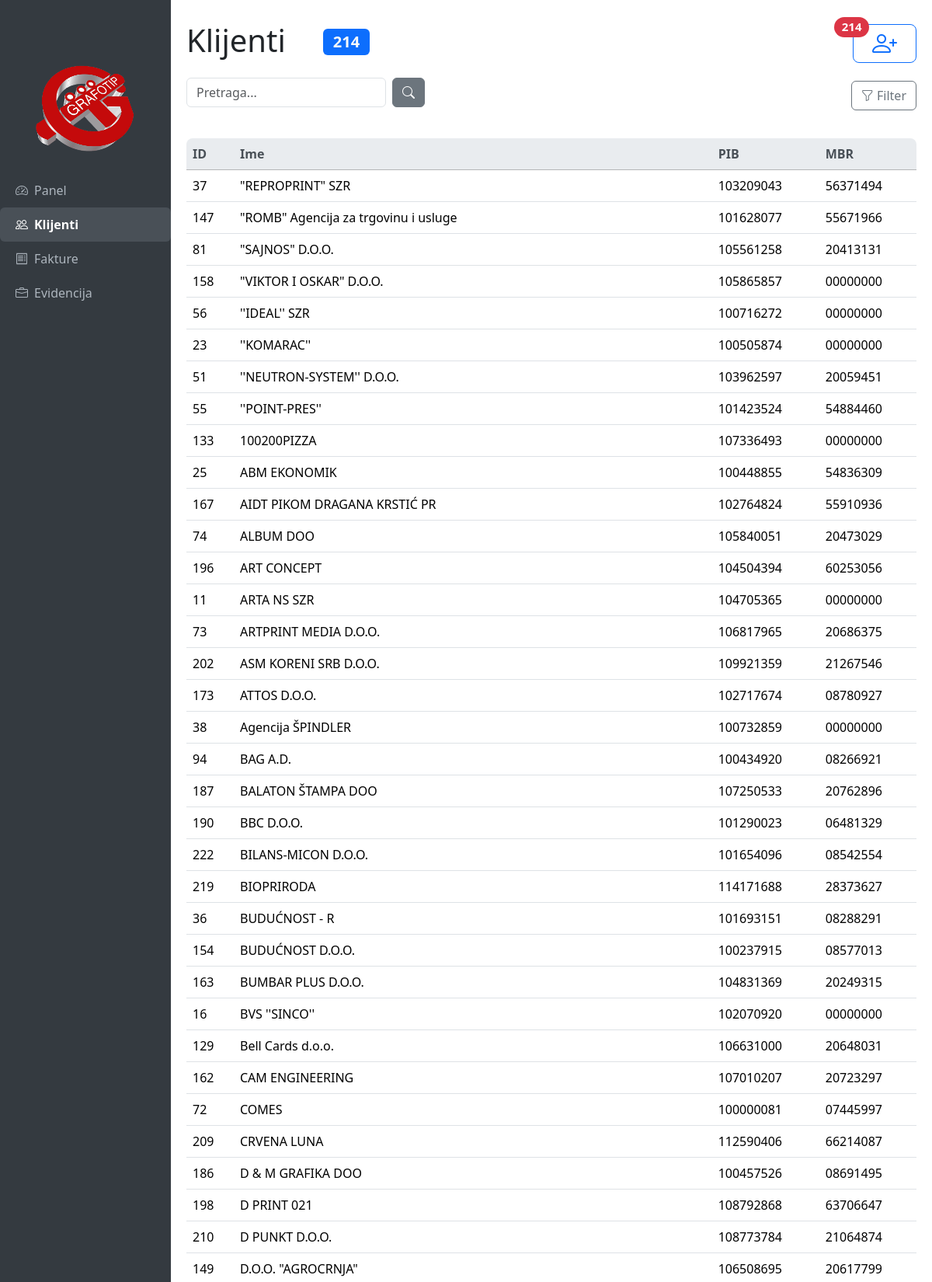
Screenshot of /clients/ (signed in, upper part) with the database file from the repository.
### gtbook/models.py (models this page shows, shortened)
class Client(models.Model):
    ime = models.CharField(max_length=200)       # naziv klijenta
    pib = models.CharField(
        max_length=9,
        validators=[RegexValidator(r'^\d{9}$', 'PIB mora imati tačno 9 cifara.')]
    )
    mbr = models.CharField(
        max_length=8,
        validators=[RegexValidator(r'^\d{8}$', 'MBR mora imati tačno 8 cifara.')]
    )
    jbkjs = models.CharField(
        max_length=5,
        blank=True,
        null=True,
        validators=[RegexValidator(r'^\d{5}$', 'JBKJS mora imati tačno 5 cifara.')]
    )
    adresa = models.CharField(max_length=255)#, default=0)
    mesto = models.ForeignKey(Mesto, on_delete=models.SET_NULL, null=True, blank=True) # linked to lookup table
    kontakt = models.CharField(max_length=100, blank=True, null=True)
    email = models.EmailField(blank=True, null=True)
    telefon = models.CharField(max_length=100, blank=True, null=True)
    tekuci = models.CharField(max_length=100, blank=True, null=True)  # racun u banci
    website = models.URLField(blank=True, null=True)
    defcode = models.IntegerField(default=17) # 5-bitni bitmask za kupac/dobavljac/sef/crf/aktivan <- default kupac-aktivan

### gtbook/views.py (the view, shortened to what this page needs)
# urls.py: path('clients/', views.clients_list, name='clients_list'),
@login_required
def clients_list(request):
    sort = request.GET.get("sort", "ime")
    order = request.GET.get("order", "asc")
    search = request.GET.get("search", "")
    defcom_filters = request.GET.getlist("defcom")
    allowed = ["id", "ime", "pib", "mbr"] #, "jbkjs", "adresa", "mesto"]
    if sort not in allowed:
        sort = "ime"
    sort_prefix = "-" if order == "desc" else ""
    clients = Client.objects.all()
    clients = clients.order_by(f"{sort_prefix}{sort}")
    if defcom_filters:
        bits = [int(f) for f in defcom_filters if f.isdigit()]
        clients = [c for c in clients if all(c.defcode & b for b in bits)] # AND logic
    for client in clients:
        client.defcode_options = []
        for bit, label in DEF_OPT:
            if client.defcode & bit:
                client.defcode_options.append(label)
    sortable_columns = [
        ("id", "ID"),
        ("ime", "Ime"),
        ("pib", "PIB"),
        ("mbr", "MBR"),
    ]
    return render(request, "clients_list.html", {
        "clients": clients,
        "sort": sort,
        "order": order,
        "sortable_columns": sortable_columns,
        "search": search,
        "defcom_filters": defcom_filters,
        "def_opt": DEF_OPT,
    })

### gtbook/models.py (called while the page is built)
    def __str__(self):
        return f"{self.grad} ({self.post_code})"

### gtbook/templates/clients_list.html (shortened to what this page needs)
{% extends "base.html" %}
{% block content %}
<div class="content d-flex flex-column" style="height: 100vh; min-height: 0;">
    <div class="sticky-header mb-2">
        <div class="d-flex justify-content-between align-items-center mb-3">
            <h1 class="d-flex align-items-center">
                Klijenti
                <span id="visibleCountBadge" class="badge bg-primary text-light ms-5 fs-5 mt-1">
                    {{ clients|length }}
                </span>
            </h1>
            <a href="{% url 'client_add' %}" class="btn btn-outline-primary btn-lg px-4 py-0 position-relative"
                data-bs-toggle="tooltip" data-bs-placement="bottom" title="Dodaj novog klijenta">
                <i class="bi bi-person-plus" style="font-size: 2rem;"></i>
                <span class="position-absolute badge rounded-pill bg-danger" style="top: -10px; left: -25px;">
                    {{ clients|length }}
                </span>
            </a>
        </div>
        <div class="d-flex justify-content-between align-items-center mb-2">
            <form id="clientSearchForm" method="get" class="mb-3 d-flex" style="max-width: 400px;">
                <input type="text" id="clientSearchInput" name="search" value="{{ search }}" class="form-control me-2" placeholder="Pretraga...">
                <button type="submit" class="btn btn-secondary">
                    <i class="bi bi-search"></i>
                </button>
            </form>
            <button id="defcomToggleBtn" class="btn btn-outline-secondary mb-2" type="button">
                <i class="bi bi-funnel"></i> Filter
            </button>
        </div>
    </div>
    <div class="flex-grow-1 d-flex flex-column" style="min-height:0;">
        <div class="table-responsive flex-grow-1" style="overflow-y:auto; min-height:0;">
            <table class="table table-hover align-middle shadow-sm mb-0">
                <thead class="table-secondary">
                    <tr>
                        {% for col, label in sortable_columns %}
                            <th style="position: sticky; top:0; background:#e9ecef; z-index:10;"
                                class="sortable text-dark text-decoration-none"
                                data-column="{{ col }}">
                                    {{ label }}
                            </th>
                        {% endfor %}
                    </tr>
                </thead>
                <tbody>
                    {% for client in clients %}
                    <tr class="client-row"
                        data-id="{{ client.id }}"
                        data-name="{{ client.ime }}"
                        data-pib="{{ client.pib }}"
                        data-mbr="{{ client.mbr }}"
                        data-jbkjs="{{ client.jbkjs|default:'' }}"
                        data-adresa="{{ client.adresa }}"
                        {% comment %} data-postbr="{{ client.postbr|default:'' }}" {% endcomment %}
                        data-mesto="{{ client.mesto|default:'' }}"
                        data-email="{{ client.email|default:'' }}"
                        data-kontakt="{{ client.kontakt|default:'' }}"
                        data-telefon="{{ client.telefon|default:'' }}"
                        data-website="{{ client.website|default:'' }}"
                        data-tekuci="{{ client.tekuci|default:'' }}"
                        data-defcode-options="{{ client.defcode_options|join:', ' }}"
                        data-defcode="{{ client.defcode }}">
                        <td>{{ client.id }}</td>
                        <td class="client-name" style="cursor:pointer;">{{ client.ime }}</td>
                        <td>{{ client.pib }}</td>
                        <td>{{ client.mbr }}</td>
                    </tr>
                    {% empty %}
                    <tr>
                        <td colspan="9" class="text-center">Nema pronađenih klijenata.</td>
                    </tr>
                    {% endfor %}
                </tbody>
            </table>
        </div>
    </div>
</div>
{% endblock %}

### gtbook/templates/clients_list.html (style rules this page uses)
.table-responsive { border-radius: 0.5rem; overflow: hidden; }
.table thead th { background-color: #e9ecef; color: #495057 !important; font-weight: 600; }
.table td, .table th { vertical-align: middle; }
.client-row { cursor: pointer; transition: background-color 0.2s ease; }

### rows the page displays
Client: id "37", ime "\"REPROPRINT\" SZR", pib "103209043", mbr "56371494"
Client: id "147", ime "\"ROMB\" Agencija za trgovinu i usluge", pib "101628077", mbr "55671966"
Client: id "81", ime "\"SAJNOS\" D.O.O.", pib "105561258", mbr "20413131"
Client: id "158", ime "\"VIKTOR I OSKAR\" D.O.O.", pib "105865857", mbr "00000000"
Client: id "56", ime "''IDEAL'' SZR", pib "100716272", mbr "00000000"
Client: id "23", ime "''KOMARAC''", pib "100505874", mbr "00000000"
Client: id "51", ime "''NEUTRON-SYSTEM'' D.O.O.", pib "103962597", mbr "20059451"
Client: id "55", ime "''POINT-PRES''", pib "101423524", mbr "54884460"
Client: id "133", ime "100200PIZZA", pib "107336493", mbr "00000000"
Client: id "25", ime "ABM EKONOMIK", pib "100448855", mbr "54836309"
Client: id "167", ime "AIDT PIKOM DRAGANA KRSTIĆ PR", pib "102764824", mbr "55910936"
Client: id "74", ime "ALBUM DOO", pib "105840051", mbr "20473029"
Client: id "196", ime "ART CONCEPT", pib "104504394", mbr "60253056"
Client: id "11", ime "ARTA NS SZR", pib "104705365", mbr "00000000"
Client: id "73", ime "ARTPRINT MEDIA D.O.O.", pib "106817965", mbr "20686375"
Client: id "202", ime "ASM KORENI SRB D.O.O.", pib "109921359", mbr "21267546"
Client: id "173", ime "ATTOS D.O.O.", pib "102717674", mbr "08780927"
Client: id "38", ime "Agencija ŠPINDLER", pib "100732859", mbr "00000000"
Client: id "94", ime "BAG A.D.", pib "100434920", mbr "08266921"
Client: id "187", ime "BALATON ŠTAMPA DOO", pib "107250533", mbr "20762896"
Client: id "190", ime "BBC D.O.O.", pib "101290023", mbr "06481329"
Client: id "222", ime "BILANS-MICON D.O.O.", pib "101654096", mbr "08542554"
Client: id "219", ime "BIOPRIRODA", pib "114171688", mbr "28373627"
Client: id "36", ime "BUDUĆNOST - R", pib "101693151", mbr "08288291"
Client: id "154", ime "BUDUĆNOST D.O.O.", pib "100237915", mbr "08577013"
Client: id "163", ime "BUMBAR PLUS D.O.O.", pib "104831369", mbr "20249315"
Client: id "16", ime "BVS ''SINCO''", pib "102070920", mbr "00000000"
Client: id "129", ime "Bell Cards d.o.o.", pib "106631000", mbr "20648031"
Client: id "162", ime "CAM ENGINEERING", pib "107010207", mbr "20723297"
Client: id "72", ime "COMES", pib "100000081", mbr "07445997"
Client: id "209", ime "CRVENA LUNA", pib "112590406", mbr "66214087"
Client: id "186", ime "D & M GRAFIKA DOO", pib "100457526", mbr "08691495"
Client: id "198", ime "D PRINT 021", pib "108792868", mbr "63706647"
Client: id "210", ime "D PUNKT D.O.O.", pib "108773784", mbr "21064874"
Client: id "149", ime "D.O.O. \"AGROCRNJA\"", pib "106508695", mbr "20617799"

### other values shown
{{ clients|length }} "214"
{{ label }} "ID" "Ime" "PIB" "MBR"
